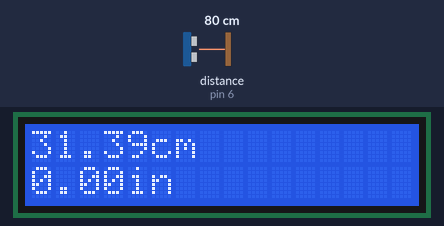
The sketch below on a simulated Arduino Uno, built with avr-gcc and run on an emulated ATmega328P. On the bench: 16×2 character LCD. Wiring (inferred from the names in the program): ultrasonic range finder: trigger pin 7; echo pin 6. Inputs (shaded band) come from the test bench; at power-on: distance to the obstacle (sensor on pin 6) 80 cm. The echo pulse lasts 58.3 µs per cm; what the sketch prints to the serial monitor is not drawn.

Above: at 1.2 s.
1.3 s: distance to the obstacle (sensor on pin 6) set to 18 cm
At 2.0 s:
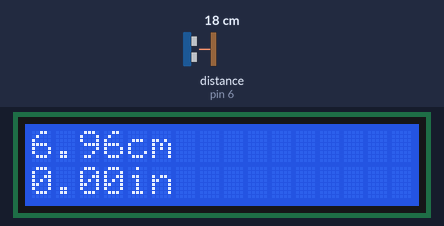
3.6 s: distance to the obstacle (sensor on pin 6) set to 35 cm
At 4.5 s:
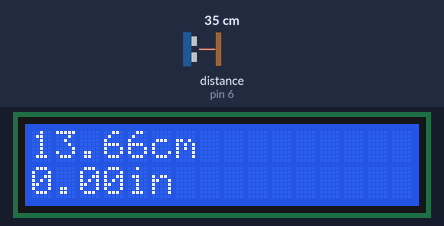
5.1 s: distance to the obstacle (sensor on pin 6) set to 60 cm
At 6.5 s:
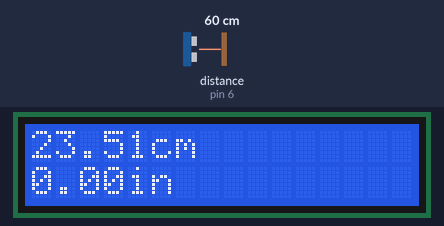
Timing chart, 0 to 8.1 s (numbered marks = the images above; inputs shaded):
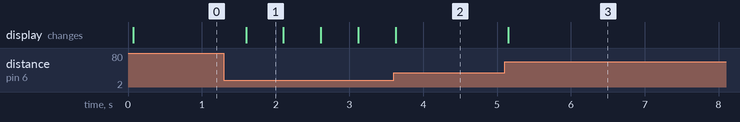

Measured:
- after the input at 1.3 s, the display: changes after 0.30 s (image 1)
- after the input at 3.6 s, the display: changes at once (image 2)
- after the input at 5.1 s, the display: changes after 0.05 s (image 3)
- what the display in image 1 shows lasts 0.5 s, from 1.6 s to 2.1 s

The sketch:

LCD_ping.ino
```cpp
#include <LiquidCrystal.h>
int echoPin = 6;
int trigPin = 7;
float inch;
float centimeter;
long duration;
const int rs =12, en = 11, d4 = 5, d5 = 4, d6 = 3, d7 = 2;
LiquidCrystal lcd(rs, en, d4, d5, d6, d7);
void setup() {
  pinMode(trigPin, OUTPUT);
  pinMode(echoPin, INPUT);
  lcd.begin(16, 2);
  Serial.begin(9600);

}

void loop() {
  digitalWrite(trigPin, LOW);
  delayMicroseconds(2);
  digitalWrite(trigPin, HIGH);
  delayMicroseconds(10);
  digitalWrite(trigPin, LOW);
  duration = pulseIn(echoPin, HIGH);
  centimeter = (duration / 2)/74.0;
  Serial.print(centimeter);
  Serial.print(" cm ");
  Serial.print(inch);
  Serial.print(" in ");
  lcd.setCursor(0, 0);
  lcd.print(centimeter);
  lcd.print("cm     ");
  lcd.setCursor(0, 1);
  lcd.print(inch);
  lcd.print("in     ");
  delay(500);
}
```
